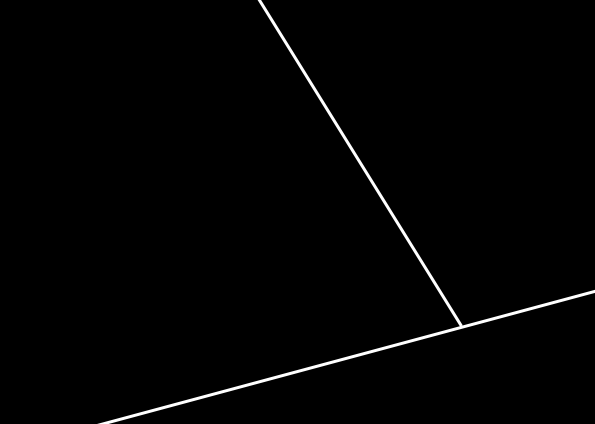
#> input picture images/axe_central.png, 1190 x 848 px, found by its file name (shown at 1/2 size)
$ python mask_slider.py
#> lines starting #> are read from the running program, lines starting #| are printed output that depends on the picture; after the words box and inside, x2 and y2 are one past the last pixel; in counts of white or black regions, pixels touching at a corner belong together
### utils.py
import cv2
import numpy as np
from skimage import morphology

def display_image(window_name, img):
    """
    Display an image in a window with the given name.
    """
    cv2.imshow(window_name, img)
    cv2.waitKey(0)  # Wait until a key is pressed
    cv2.destroyAllWindows()

def scale_image(img, scale_percent = 65):
    """
    Scale the image by the given scale percentage.
    """
    width = int(img.shape[1] * scale_percent / 100)
    height = int(img.shape[0] * scale_percent / 100)
    dim = (width, height)

    # Resize the image
    img = cv2.resize(img, dim, interpolation=cv2.INTER_AREA)

    return img

# [95 lines left out: functions resize_image, display_images_in_one_window, overlay_mask, preprocess_image1, preprocess_image2, skeletonize_image and 1 more, not called in this run]

def distance(p1, p2):
    return math.sqrt((p1[0] - p2[0]) ** 2 + (p1[1] - p2[1]) ** 2)

# [16 lines left out: function sort_points, not called in this run]

### Region_Growing_Method/mask_slider.py
import cv2
import numpy as np
import sys
from utils import *
from skimage import io, morphology
import matplotlib.pyplot as plt

def update_kernel_size(val):
    """
    Slider callback function to update the kernel size and apply dilation to the skeleton image.
    """
    kernel_size = val

    # Ensure kernel_size is odd, preferred for convolution kernels
    if kernel_size % 2 == 0:
        kernel_size += 1

    kernel = np.ones((kernel_size, kernel_size), np.uint8)

    # Apply dilation
    dilated_mask = cv2.dilate(skeleton, kernel, iterations=1)

    # Apply the dilated mask to the road image
    masked_road = cv2.bitwise_and(road, road, mask=dilated_mask)

    # Display the result
    cv2.imshow('Masked Road', masked_road)

# Load the central axis image
central_axis = cv2.imread('images/axe_central.png', cv2.IMREAD_GRAYSCALE)
#> central_axis is the input picture: shape (848, 1190); min 0, max 255, mean 2.7

# Invert the image (if needed)
central_axis = cv2.bitwise_not(central_axis)
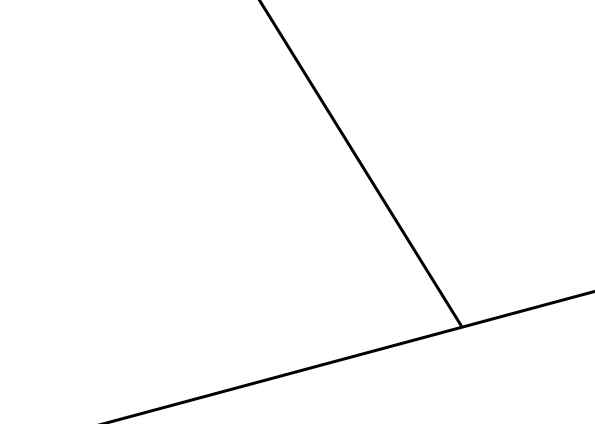
#> central_axis: shape (848, 1190) (shown at 1/2 size); min 0, max 255, mean 252.3

# Resize the image to fit the screen
central_axis = scale_image(central_axis)
display_image("Image", central_axis)

# Convert the image to a binary boolean array to skeletonize it
binary_bool = central_axis > 0
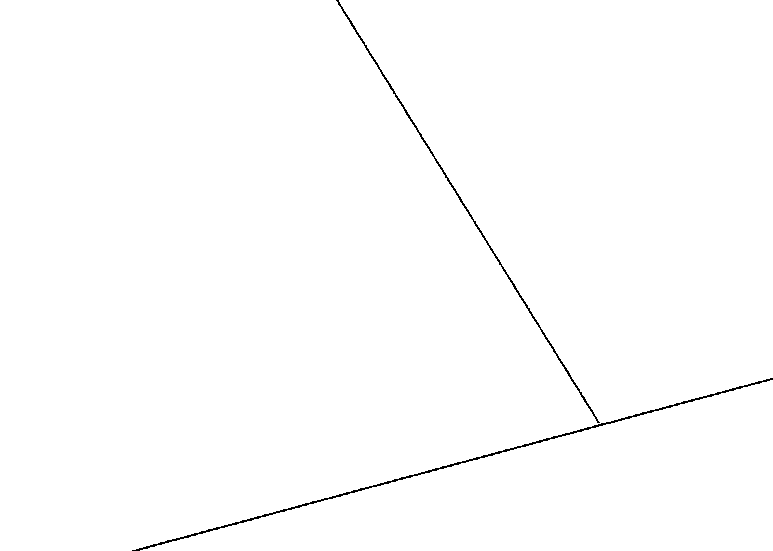
#> binary_bool: shape (551, 773) bool; 99.5% white; black in thin lines or dots, all inside (x1, y1, x2, y2) = (132, 0, 773, 551)

# Skeletonize the image
skeleton = morphology.skeletonize(binary_bool)
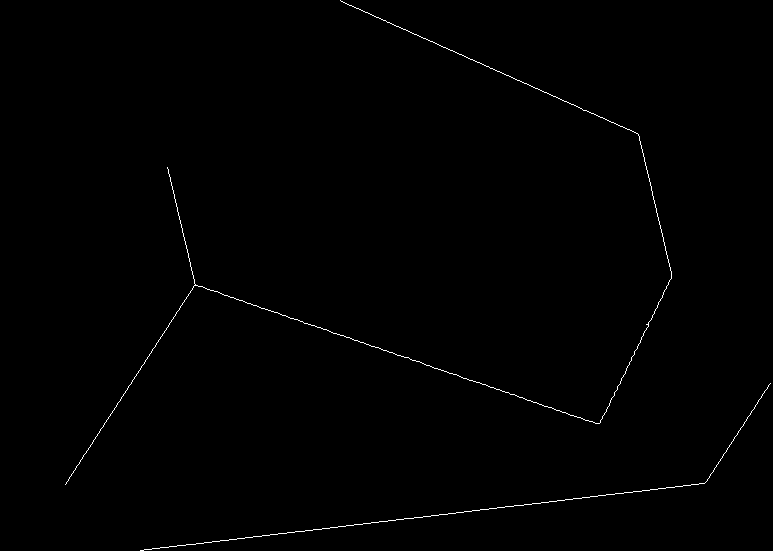
#> skeleton: shape (551, 773) bool; 0.46% white in thin lines or dots
skeleton = np.uint8(skeleton) * 255
#> skeleton: shape (551, 773); 0.46% white in thin lines or dots
display_image("Skeleton", skeleton)

# Load the road image
road = cv2.imread('images/route.png')
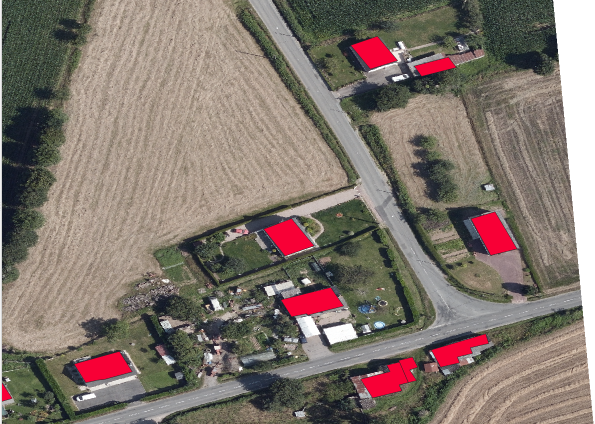
#> input picture images/route.png, 1190 x 848 px, found by its file name (shown at 1/2 size)
#> road is the input picture: shape (848, 1190, 3); mean B, G, R 109.8, 118.5, 130

# Resize the road image to fit the screen
road = scale_image(road)
#> call 2 of scale_image, with scale_percent = 65
#> in scale_image (call 2), `img = cv2.resize(img, dim, interpolation=cv2.INTER_AREA)`:
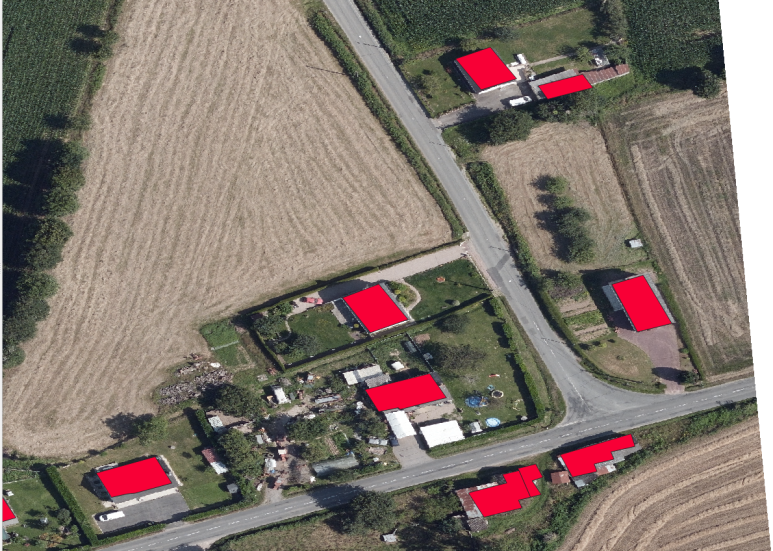
#> img: shape (551, 773, 3); mean of channels 0, 1, 2 109.8, 118.4, 130; drawn as B, G, R

# Create a slider to adjust the kernel size (between 1 and 50)
cv2.namedWindow('Masked Road')
cv2.createTrackbar('Size', 'Masked Road', 15, 50, update_kernel_size) # Initial value is 15
update_kernel_size(15)
#> in update_kernel_size, `dilated_mask = cv2.dilate(skeleton, kernel, iterations=1)`:
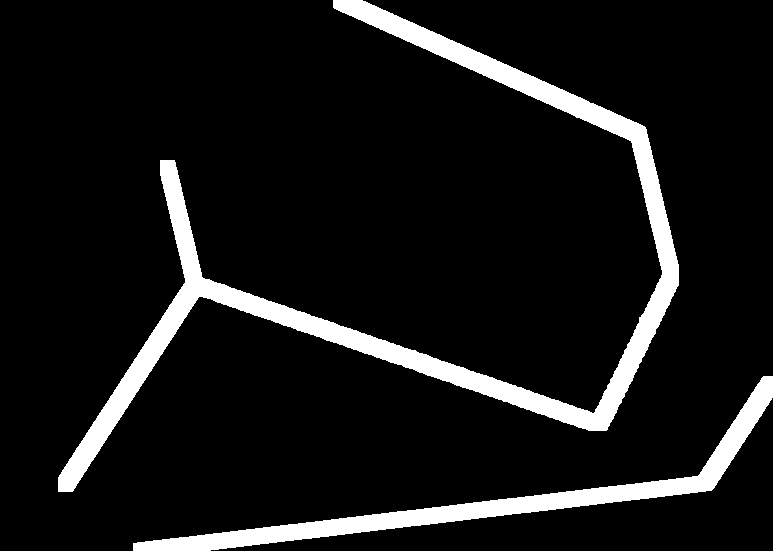
#> dilated_mask: shape (551, 773); 9.1% white; 2 white regions, box (x1, y1, x2, y2) and area: (58, 0, 679, 492) 27130, (133, 376, 773, 551) 11655
#> in update_kernel_size, `masked_road = cv2.bitwise_and(road, road, mask=dilated_mask)`:
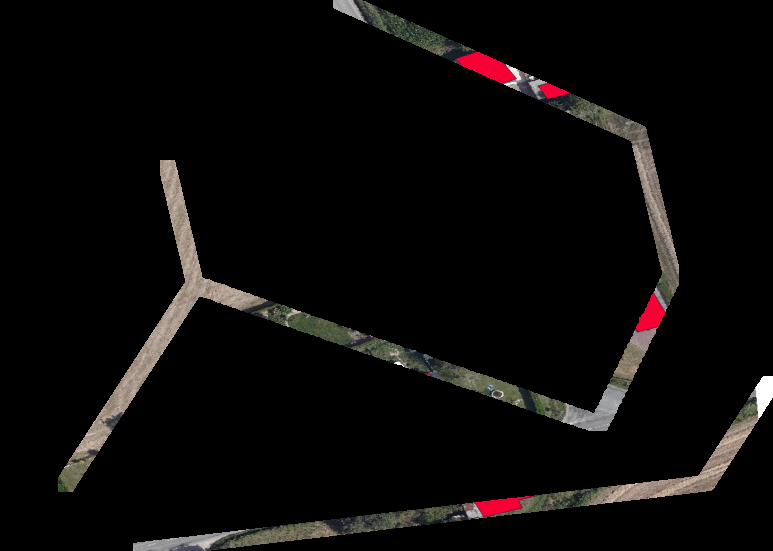
#> masked_road: shape (551, 773, 3); mean of channels 0, 1, 2 9.2, 9.9, 11.6; drawn as B, G, R

# Display loop
while True:
    # Wait for a key press to exit
    key = cv2.waitKey(1) & 0xFF
#> (key Esc is pressed here)
    if key == 27: # Escape key
        break

# Close all OpenCV windows
cv2.destroyAllWindows()
